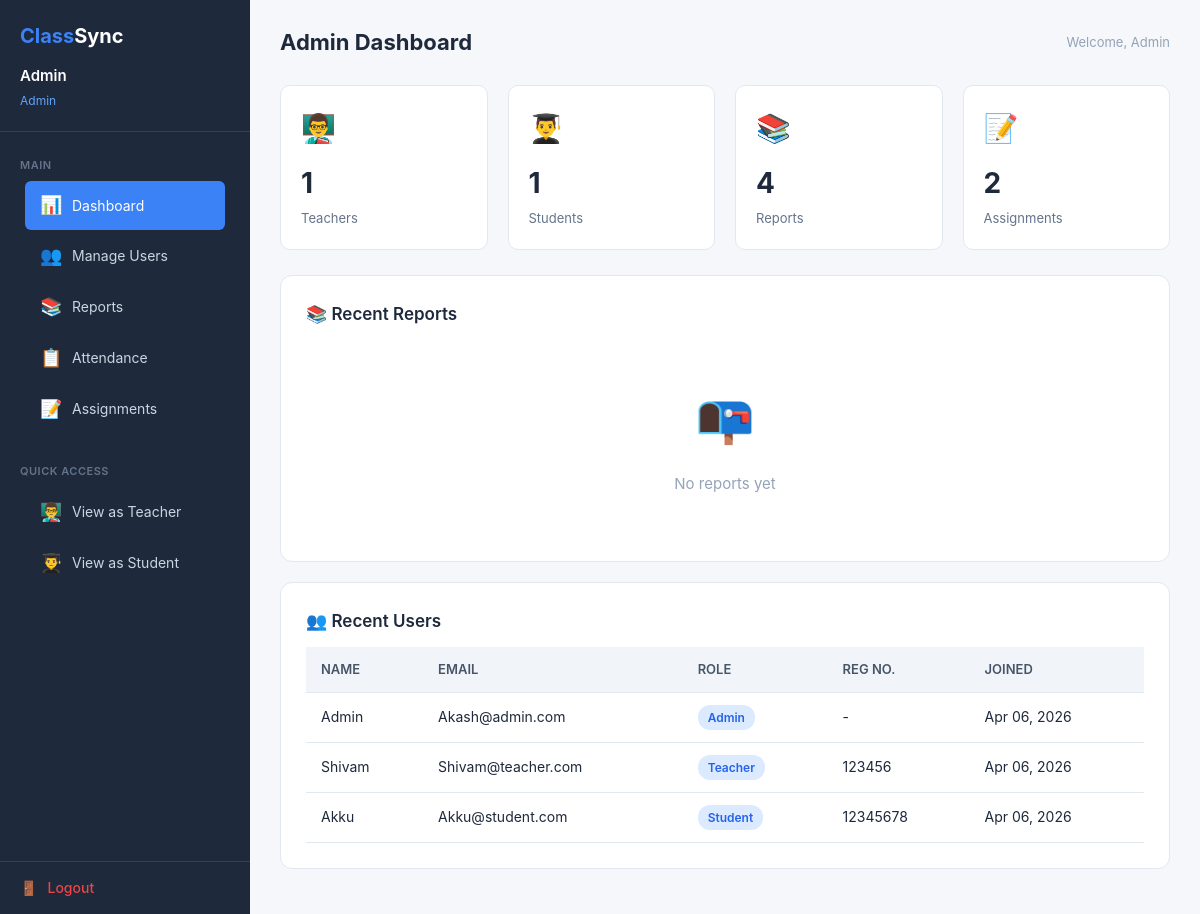
Page /admin/ (signed in) on the earlier database version.
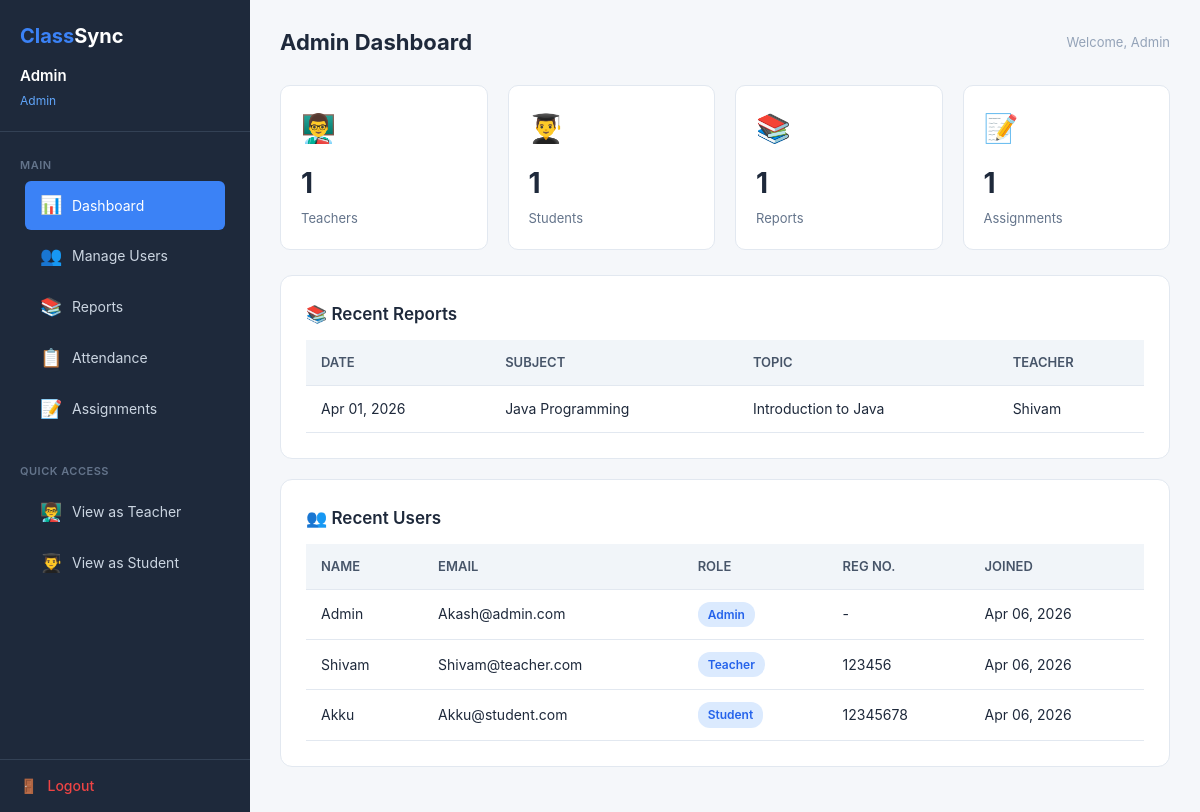
Same page on the later database version.
### tables this page shows
CREATE TABLE IF NOT EXISTS users (
    id INT AUTO_INCREMENT PRIMARY KEY,
    name VARCHAR(100) NOT NULL,
    email VARCHAR(100) NOT NULL UNIQUE,
    password VARCHAR(255) NOT NULL,
    role ENUM('admin', 'teacher', 'student') NOT NULL,
    registration_number VARCHAR(20) UNIQUE,
     
    course_id INT NULL,
    year VARCHAR(20) NULL,
    section_id INT NULL,
     
    department VARCHAR(100) NULL,
    subject_id INT NULL,
    created_at TIMESTAMP DEFAULT CURRENT_TIMESTAMP,
    FOREIGN KEY (course_id) REFERENCES courses(course_id) ON DELETE SET NULL,
    FOREIGN KEY (section_id) REFERENCES sections(section_id) ON DELETE SET NULL
);

CREATE TABLE IF NOT EXISTS reports (
    report_id INT AUTO_INCREMENT PRIMARY KEY,
    teacher_id INT NOT NULL,
    subject_id INT NOT NULL,
    course_id INT NOT NULL,
    year VARCHAR(20) NOT NULL,
    section_id INT NOT NULL,
    topic VARCHAR(200) NOT NULL,
    description TEXT,
    homework TEXT,
    date DATE NOT NULL,
    created_at TIMESTAMP DEFAULT CURRENT_TIMESTAMP,
    FOREIGN KEY (teacher_id) REFERENCES users(id) ON DELETE CASCADE,
    FOREIGN KEY (subject_id) REFERENCES subjects(subject_id) ON DELETE CASCADE,
    FOREIGN KEY (course_id) REFERENCES courses(course_id) ON DELETE CASCADE,
    FOREIGN KEY (section_id) REFERENCES sections(section_id) ON DELETE CASCADE
);

CREATE TABLE IF NOT EXISTS subjects (
    subject_id INT AUTO_INCREMENT PRIMARY KEY,
    subject_name VARCHAR(100) NOT NULL,
    teacher_id INT NOT NULL,
    FOREIGN KEY (teacher_id) REFERENCES users(id) ON DELETE CASCADE
);

### includes/sidebar.php (called while the page is built, shortened)
<?php
$user = getCurrentUser();
if (isset($conn) && $user['id']) {
    $notif_q = $conn->prepare("SELECT COUNT(*) as cnt FROM notifications WHERE user_id = ? AND is_read = 0");
    $notif_q->bind_param("i", $user['id']);
    $notif_q->execute();
    $notif_result = $notif_q->get_result();
}
?>

### admin/index.php (the view, shortened to what the changed rows need)
<?php
require_once '../config/database.php';
$total_reports = $conn->query("SELECT COUNT(*) as cnt FROM reports")->fetch_assoc()['cnt'];
$total_assignments = $conn->query("SELECT COUNT(*) as cnt FROM assignments")->fetch_assoc()['cnt'];
$recent_reports = $conn->query("
    SELECT r.*, u.name as teacher_name, s.subject_name
    FROM reports r
    JOIN users u ON r.teacher_id = u.id
    JOIN subjects s ON r.subject_id = s.subject_id
    ORDER BY r.created_at DESC LIMIT 5
");
$recent_users = $conn->query("SELECT * FROM users ORDER BY created_at DESC LIMIT 5");
?>
<!DOCTYPE html>
<html lang="en">
<head>
    <link rel="stylesheet" href="/ClassSync/assets/css/style.css">
    <link rel="stylesheet" href="/ClassSync/assets/css/dashboard.css">
</head>
<body>
    <div class="dashboard-page">
        <?php include '../includes/sidebar.php'; ?>
        <div class="main-content">
            <div class="top-bar">
                <div>
                    <h1>Admin Dashboard</h1>
                </div>
            </div>
            <div class="stats-grid">
                <div class="stat-card">
                    <div class="stat-icon">📚</div>
                    <div class="stat-value"><?php echo $total_reports; ?></div>
                    <div class="stat-label">Reports</div>
                </div>
                <div class="stat-card">
                    <div class="stat-icon">📝</div>
                    <div class="stat-value"><?php echo $total_assignments; ?></div>
                    <div class="stat-label">Assignments</div>
                </div>
            </div>
            <div class="card">
                <?php if ($recent_reports->num_rows > 0): ?>
                <div class="table-responsive">
                    <table>
                        <thead>
                            <tr>
                                <th>Date</th>
                                <th>Subject</th>
                                <th>Topic</th>
                                <th>Teacher</th>
                            </tr>
                        </thead>
                        <tbody>
                            <?php while ($report = $recent_reports->fetch_assoc()): ?>
                            <tr>
                                <td><?php echo date('M d, Y', strtotime($report['date'])); ?></td>
                                <td><?php echo htmlspecialchars($report['subject_name']); ?></td>
                                <td><?php echo htmlspecialchars($report['topic']); ?></td>
                                <td><?php echo htmlspecialchars($report['teacher_name']); ?></td>
                            </tr>
                            <?php endwhile; ?>
                        </tbody>
                    </table>
                </div>
                <?php else: ?>
                <div class="empty-state">
                    <div class="empty-icon">📭</div>
                    <p>No reports yet</p>
                </div>
                <?php endif; ?>
            </div>
            <div class="card">
                <?php if ($recent_users->num_rows > 0): ?>
                <div class="table-responsive">
                    <table>
                        <thead>
                            <tr>
                                <th>Name</th>
                                <th>Email</th>
                                <th>Role</th>
                                <th>Reg No.</th>
                                <th>Joined</th>
                            </tr>
                        </thead>
                        <tbody>
                            <?php while ($u = $recent_users->fetch_assoc()): ?>
                            <tr>
                                <td><?php echo htmlspecialchars($u['name']); ?></td>
                                <td><?php echo htmlspecialchars($u['email']); ?></td>
                                <td><span class="badge badge-info"><?php echo ucfirst($u['role']); ?></span></td>
                                <td><?php echo $u['registration_number'] ?? '-'; ?></td>
                                <td><?php echo date('M d, Y', strtotime($u['created_at'])); ?></td>
                            </tr>
                            <?php endwhile; ?>
                        </tbody>
                    </table>
                </div>
                <?php endif; ?>
            </div>
        </div>
    </div>
</body>
</html>

Differences in the rows shown:
now on this page (row edited): reports: date "Apr 01, 2026", subject.subject_name "Java Programming", topic "Introduction to Java", teacher.name "Shivam"
Other differences:
$total_reports: "4" → "1"
$total_assignments: "2" → "1"
text no longer shown: "📭 No reports yet"
text now shown: "DATE SUBJECT TOPIC TEACHER"
